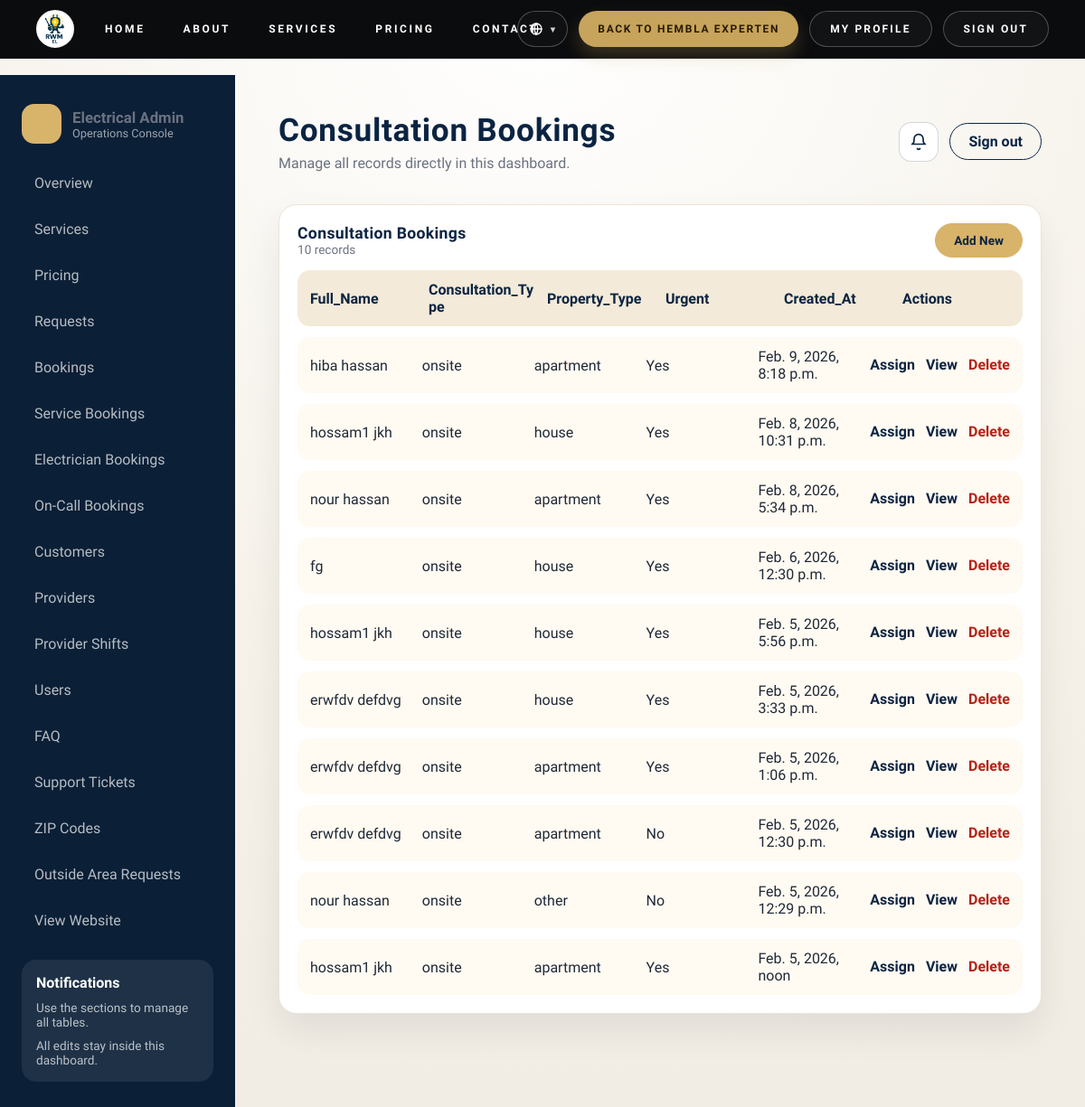
Page /dashboard/bookings/ (signed in) on the earlier database version.
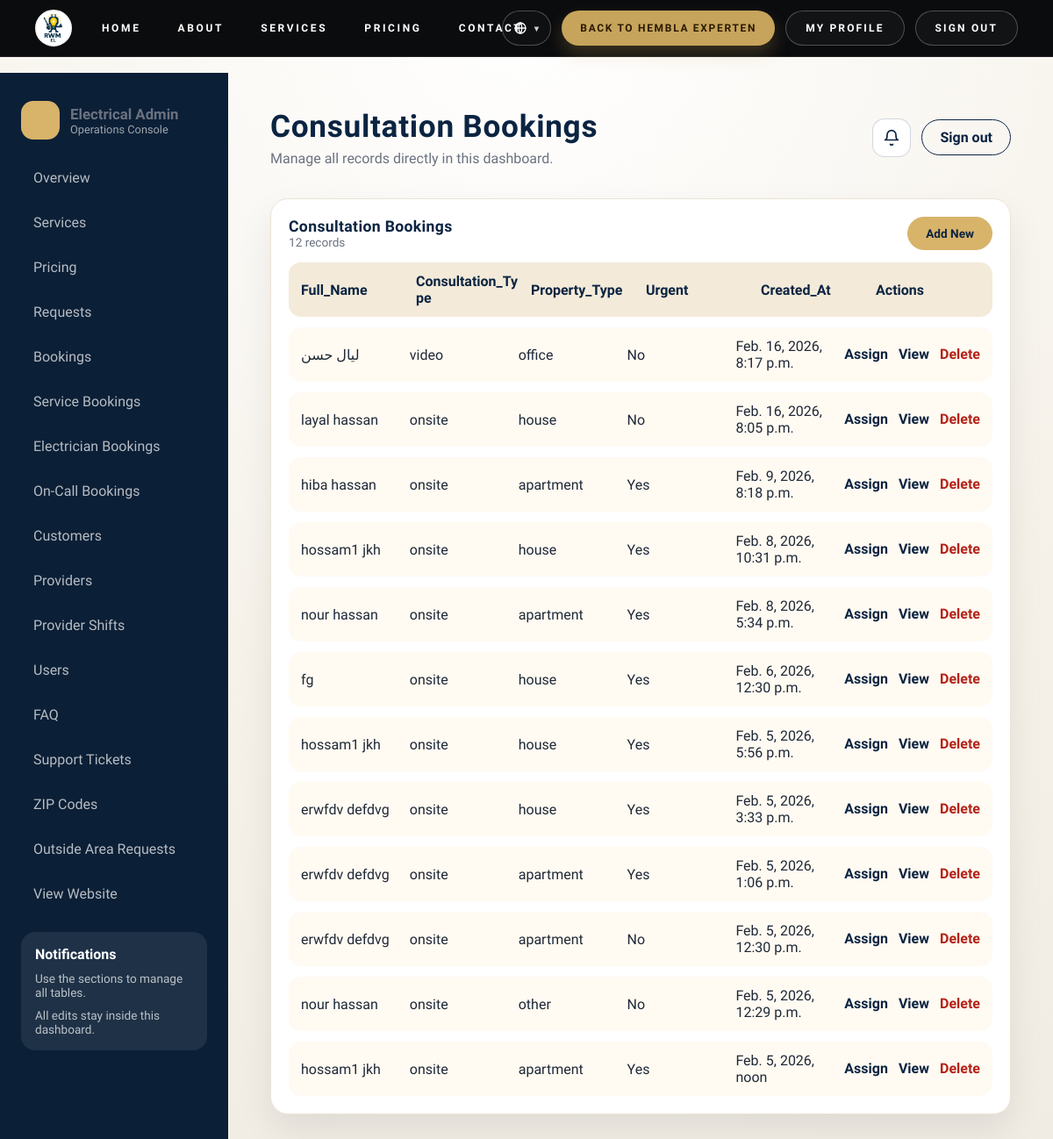
Same page on the later database version.
### electricity/models.py (models this page shows, shortened)
class ConsultationBooking(models.Model):
    class BookingStatus(models.TextChoices):
        PENDING = "pending", "Pending"
        ASSIGNED = "assigned", "Assigned"
        ON_THE_WAY = "on_the_way", "On the way"
        STARTED = "started", "Started"
        PAUSED = "paused", "Paused"
        RESUMED = "resumed", "Resumed"
        COMPLETED = "completed", "Completed"
        NOT_AVAILABLE = "not_available", "Arrived but customer not available"
        CANCELED = "canceled", "Canceled"
    class ContactType(models.TextChoices):
        PRIVATE = "private", "Private"
        BUSINESS = "business", "Business"
    class TimeWindow(models.TextChoices):
        MORNING = "morning", "Morning"
        MIDDAY = "midday", "Midday"
        AFTERNOON = "afternoon", "Afternoon"
        EVENING = "evening", "Evening"
    consultation_type = models.CharField(max_length=40, blank=True)
    property_type = models.CharField(max_length=40, blank=True)
    property_type_other = models.CharField(max_length=120, blank=True)
    property_size = models.CharField(max_length=40, blank=True)
    year_built = models.CharField(max_length=10, blank=True)
    services = models.JSONField(default=list, blank=True)
    urgent = models.BooleanField(default=False)
    project_description = models.TextField(blank=True)
    photo = models.ImageField(upload_to="electricity/booking/photos/", blank=True, null=True)
    video = models.FileField(upload_to="electricity/booking/videos/", blank=True, null=True)
    document = models.FileField(upload_to="electricity/booking/docs/", blank=True, null=True)
    contact_type = models.CharField(max_length=20, choices=ContactType.choices, blank=True)
    personal_id = models.CharField(max_length=40, blank=True)
    company_name = models.CharField(max_length=160, blank=True)
    organization_number = models.CharField(max_length=40, blank=True)
    company_address = models.CharField(max_length=220, blank=True)
    full_name = models.CharField(max_length=160)
    email = models.EmailField(blank=True)
    phone = models.CharField(max_length=40, blank=True)
    availability_days = models.JSONField(default=list, blank=True)
    time_window = models.CharField(max_length=20, choices=TimeWindow.choices, blank=True)
    preferred_date = models.DateField(blank=True, null=True)
    preferred_time_slot = models.CharField(max_length=60, blank=True)
    assigned_provider = models.ForeignKey(
        "ProviderProfile",
        on_delete=models.SET_NULL,
        null=True,
        blank=True,
        related_name="assigned_bookings",
    )
    status = models.CharField(max_length=20, choices=BookingStatus.choices, default=BookingStatus.PENDING)
    status_updated_at = models.DateTimeField(auto_now=True)
    consultation_price = models.DecimalField(max_digits=10, decimal_places=2, default=0)
    is_first_free = models.BooleanField(default=False)
    created_at = models.DateTimeField(auto_now_add=True)
    class Meta:
        ordering = ["-created_at"]

### electricity/views.py (the view)
# urls.py: path("dashboard/bookings/", views.dashboard_bookings, name="dashboard_bookings"),
@login_required
def dashboard_bookings(request):
    guard = _dashboard_access_or_redirect(request)
    if guard:
        return guard
    items = ConsultationBooking.objects.all().order_by("-created_at")
    return render(
        request,
        "electricity/dashboard/list.html",
        {
            "title": "Consultation Bookings",
            "items": items,
            "fields": ["full_name", "consultation_type", "property_type", "urgent", "created_at"],
            "create_url": "electricity:dashboard_bookings_add",
            "edit_url": "electricity:dashboard_bookings_edit",
            "delete_url": "electricity:dashboard_bookings_delete",
            "assign_url": "electricity:dashboard_bookings_assign",
        },
      )

### electricity/templates/electricity/dashboard/list.html
﻿{% extends "electricity/dashboard/base.html" %}
{% load electricity_extras i18n %}
{% block page_title %}{{ title }}{% endblock %}
{% block page_subtitle %}Manage all records directly in this dashboard.{% endblock %}
{% block content %}
<section class="dash-panel dash-panel-wide">
    <div class="panel-header">
        <div>
            <h2>{{ title }}</h2>
            <div class="panel-meta">{{ items|length }} records</div>
        </div>
        <div class="panel-actions">
            <a class="dash-btn primary" href="{% url create_url %}">Add New</a>
        </div>
    </div>
    <div class="panel-table">
        <div class="panel-row panel-row-head">
            {% for field in fields %}
                <span>{{ field|title }}</span>
            {% endfor %}
            <span>Actions</span>
        </div>
        {% for row in items %}
            <div class="panel-row">
                {% for field in fields %}
                    <span>{{ row|attr:field|pretty_value }}</span>
                {% endfor %}
                <span class="row-actions">
                    {% if assign_url %}
                      <a href="{% url assign_url row.id %}">Assign</a>
                    {% endif %}
                    <a href="{% url edit_url row.id %}?view=1">View</a>
                    <a class="danger" href="{% url delete_url row.id %}">Delete</a>
                </span>
            </div>
        {% empty %}
            <div class="panel-empty">No records yet.</div>
        {% endfor %}
    </div>
</section>
{% endblock %}

### electricity/templates/electricity/dashboard/base.html (shortened to what this page needs)
﻿{% load static i18n %}
<!DOCTYPE html>
{% get_current_language as CURRENT_LANGUAGE %}
<html lang="{{ CURRENT_LANGUAGE }}" dir="{% if CURRENT_LANGUAGE == 'ar' %}rtl{% else %}ltr{% endif %}">
<head>
    <link rel="stylesheet" href="https://cdn.jsdelivr.net/npm/tom-select@2.3.1/dist/css/tom-select.default.min.css">
    <link rel="stylesheet" href="{% static 'electricity/css/electricity.css' %}">
    <link rel="stylesheet" href="{% static 'electricity/css/dashboard.css' %}">
    <link rel="stylesheet" href="{% static 'electricity/css/global_header.css' %}">
</head>
<body class="dash-body">
    {% include "electricity/partials/global_header.html" %}
    <div class="dash-shell">
        <aside class="dash-sidebar">
            <div class="dash-brand">
                <div class="brand-dot"></div>
                <div>
                    <div class="brand-title">Electrical Admin</div>
                    <div class="brand-sub">Operations Console</div>
                </div>
            </div>
            <nav class="dash-nav">
                <a href="{% url 'electricity:dashboard' %}">Overview</a>
                <a href="{% url 'electricity:dashboard_services' %}">Services</a>
                <a href="{% url 'electricity:dashboard_pricing' %}">Pricing</a>
                <a href="{% url 'electricity:dashboard_requests' %}">Requests</a>
                <a href="{% url 'electricity:dashboard_bookings' %}">Bookings</a>
                <a href="{% url 'electricity:dashboard_service_bookings' %}">Service Bookings</a>
                <a href="{% url 'electricity:dashboard_electrician_bookings' %}">Electrician Bookings</a>
                <a href="{% url 'electricity:dashboard_on_call_bookings' %}">On-Call Bookings</a>
                <a href="{% url 'electricity:dashboard_profiles' %}">Customers</a>
                <a href="{% url 'electricity:dashboard_providers' %}">Providers</a>
                <a href="{% url 'electricity:dashboard_provider_shifts' %}">Provider Shifts</a>
                <a href="{% url 'electricity:dashboard_users' %}">Users</a>
                <a href="{% url 'electricity:dashboard_faq' %}">FAQ</a>
                <a href="{% url 'electricity:dashboard_support_tickets' %}">Support Tickets</a>
                <a href="{% url 'electricity:dashboard_zip_codes' %}">ZIP Codes</a>
                <a href="{% url 'electricity:dashboard_outside_area_requests' %}">Outside Area Requests</a>
                <a href="{% url 'electricity:services' %}">View Website</a>
            </nav>
            <div class="dash-card" id="notifications">
                <div class="dash-card-title">Notifications</div>
                <ul class="dash-notes">
                    <li>Use the sections to manage all tables.</li>
                    <li>All edits stay inside this dashboard.</li>
                </ul>
            </div>
        </aside>
        <main class="dash-main">
            <div class="dash-top">
                <div class="dash-title">
                    <h1>{% block page_title %}Dashboard{% endblock %}</h1>
                    <p class="dash-subtitle">{% block page_subtitle %}Manage all data in one place.{% endblock %}</p>
                </div>
                <div class="dash-actions">
                    <div class="dash-notify">
                        <button class="dash-notify-btn" id="dash-bell-btn" type="button" aria-haspopup="true" aria-expanded="false">
                            <span class="dash-notify-icon" aria-hidden="true">
                                <svg viewBox="0 0 24 24" fill="none">
                                    <path d="M18 8a6 6 0 1 0-12 0c0 7-3 7-3 7h18s-3 0-3-7" stroke="currentColor" stroke-width="2" stroke-linecap="round" stroke-linejoin="round"/>
                                    <path d="M13.7 21a2 2 0 0 1-3.4 0" stroke="currentColor" stroke-width="2" stroke-linecap="round"/>
                                </svg>
                            </span>
                        </button>
                    </div>
                    <a class="dash-btn ghost" href="{% url 'admin:logout' %}">Sign out</a>
                </div>
            </div>
            {% block content %}{% endblock %}
        </main>
    </div>
</body>
</html>

### electricity/templates/electricity/partials/global_header.html (shortened to what this page needs)
﻿{% load static electricity_extras i18n %}
<header class="rwm-electricity-global-header rwm-egh-root" data-rwmh>
  <div class="rwm-electricity-global-header__inner">
    <a class="rwm-egh-logo" href="{% url 'electricity:home' %}" aria-label="{% trans 'RWM EL Home' %}">
      <img src="{% static 'electricity/img/electricity_logo.jpg' %}" alt="RWM EL">
    </a>
    <div class="rwm-egh-navwrap" data-rwmh-menu>
      <div class="rwm-egh-left">
        <nav class="rwm-egh-nav" aria-label="{% trans 'Main navigation' %}">
          <a class="rwm-egh-link" href="{% url 'electricity:home' %}">{% trans "Home" %}</a>
          <a class="rwm-egh-link" href="{% url 'electricity:about' %}">{% trans "About" %}</a>
          <a class="rwm-egh-link" href="{% url 'electricity:services' %}">{% trans "Services" %}</a>
          <a class="rwm-egh-link" href="{% url 'electricity:services' %}#pricing">{% trans "Pricing" %}</a>
          <a class="rwm-egh-link" href="{% url 'electricity:contact' %}">{% trans "Contact" %}</a>
        </nav>
      </div>
      <div class="rwm-egh-right">
        <div class="rwm-egh-lang">
          <button class="rwm-egh-lang-trigger" type="button" aria-haspopup="true" aria-expanded="false" aria-label="{% trans 'Change language' %}">
            <span class="rwm-egh-lang-icon" aria-hidden="true">
              <svg viewBox="0 0 24 24" fill="none">
                <circle cx="12" cy="12" r="9" stroke="currentColor" stroke-width="2"/>
                <path d="M3 12h18M12 3c3.5 3.5 3.5 14 0 18M12 3c-3.5 3.5-3.5 14 0 18" stroke="currentColor" stroke-width="2" stroke-linecap="round"/>
              </svg>
            </span>
            <span class="rwm-egh-lang-caret">&#9662;</span>
          </button>
        </div>
        <a class="rwm-egh-btn rwm-egh-btn-primary rwm-egh-btn-compact" href="http://hembla-experten.se/" target="_blank" rel="noopener">
          {% trans "Back to Hembla Experten" %}
        </a>
        {% if request.user.is_authenticated %}
          {% if request.user.provider_profile %}
            <a class="rwm-egh-btn rwm-egh-btn-ghost" href="{% url 'electricity:provider_dashboard' %}">{% trans "My Profile" %}</a>
            <a class="rwm-egh-btn rwm-egh-btn-ghost" href="{% url 'electricity:logout' %}">{% trans "Sign out" %}</a>
          {% else %}
            {% is_electricity_admin as show_dashboard %}
            {% if show_dashboard %}
              <a class="rwm-egh-btn rwm-egh-btn-ghost" href="{% url 'electricity:dashboard' %}">{% trans "Dashboard" %}</a>
            {% endif %}
            <a class="rwm-egh-btn rwm-egh-btn-ghost" href="{% url 'electricity:logout' %}">{% trans "Sign out" %}</a>
          {% endif %}
        {% else %}
          <a class="rwm-egh-btn rwm-egh-btn-ghost" href="{% url 'electricity:login' %}">{% trans "Sign in" %}</a>
          <a class="rwm-egh-btn rwm-egh-btn-primary" href="{% url 'electricity:signup' %}">{% trans "Sign up" %}</a>
        {% endif %}
      </div>
    </div>
  </div>
</header>

Differences in the rows shown:
added ConsultationBooking: fields "ليال حسن" "video" "office" "No" "Feb. 16, 2026, 8:17 p.m."
added ConsultationBooking: fields "layal hassan" "onsite" "house" "No" "Feb. 16, 2026, 8:05 p.m."
Other differences:
{{ items|length }}: "10" → "12"
